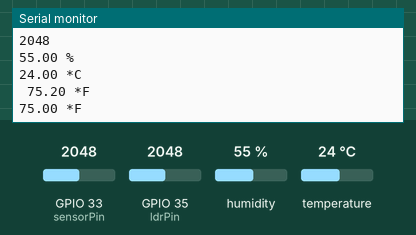
A sketch run on a simulated ESP32. Parts: the last lines printed to the serial monitor. Inputs (shaded band) come from the test bench; at power-on: humidity 55 %, GPIO 33 (sensorPin) = 2048, GPIO 35 (ldrPin) = 2048, temperature 24 °C.

Above: at 10.8 s.
10.9 s: humidity set to 22 %
At 20.7 s:
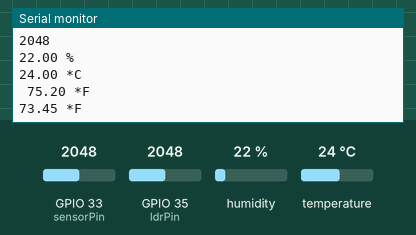
20.9 s: GPIO 33 (sensorPin) set to 2866
30.9 s: GPIO 35 (ldrPin) set to 1228
40.9 s: temperature set to 12 °C
At 50.6 s:
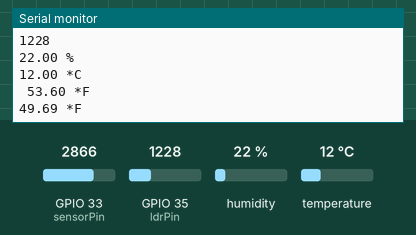
50.9 s: GPIO 33 (sensorPin) set to 3972
60.9 s: GPIO 35 (ldrPin) set to 122
Timing chart, 0 to 63.9 s (numbered marks = the images above; inputs shaded):
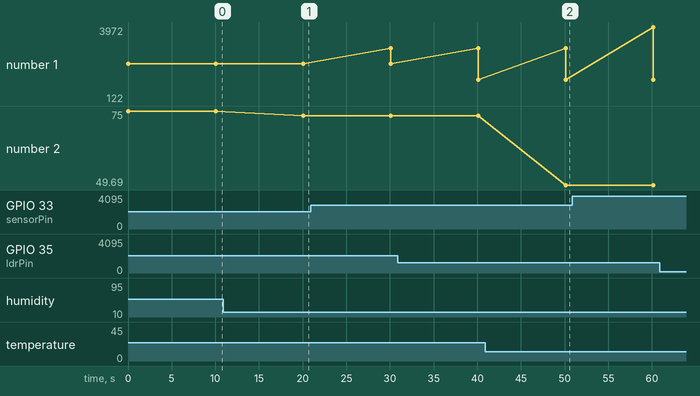

The sketch:

final_plant_ai_bot.ino
```cpp
#include <Arduino.h>
#include <DHT.h>

//ldr
const int ldrPin = 35; // analog pin

//dht11
#define DHTPIN 4
#define DHTTYPE DHT11
DHT dht(DHTPIN, DHTTYPE);

#define DEVICE_UID "1X"

//soil moisture
int sensorPin = 33;
int sensorValue;


void setup() {
  //soil
  Serial.begin(115200);

  //ldr
  pinMode(ldrPin, INPUT);

  //dht11
  dht.begin();

}

void loop() {
  //soil
  sensorValue = analogRead(sensorPin);
  //Serial.println("Analog Value : ");
  Serial.println(sensorValue);
  //delay(10000);//1000

  //ldr
  int ldrStatus = analogRead(ldrPin);
  Serial.println(ldrStatus);
  /*if (ldrStatus <= 200) {
    Serial.print("Darkness over here,turn on the LED :");
    Serial.println(ldrStatus);
  }
  else {
    Serial.println(ldrStatus);
  */


  //dht11
  //delay(10000);//2000
  float h = dht.readHumidity();
  float t = dht.readTemperature();
  float f = dht.readTemperature(true);
  if (isnan(h) || isnan(t) || isnan(f)) {
    Serial.println("Failed to read from DHT sensor!");
    return;
  }
  float hi = dht.computeHeatIndex(f, h);
  //Serial.print("Humidity: ");
  Serial.print(h);
  Serial.print(" %\n");
  //Serial.print("Temperature: ");
  Serial.print(t);
  Serial.print(" *C\n ");
  Serial.print(f);
  Serial.print(" *F\n");
  //Serial.print("Heat index: ");
  Serial.print(hi);
  Serial.println(" *F");
  delay(10000);//not mentioned
  }
```

Measured:
- after the input at 10.9 s, the serial monitor: prints a new line after 9.2 s (image 1)
- after the input at 40.9 s, the serial monitor: prints a new line after 9.2 s (image 2)
- plotted number 1: 2048 → 1228 after the input at 30.9 s, 1228 → 122 after the input at 60.9 s
- plotted number 2: 75 → 73.45 after the input at 10.9 s, 73.45 → 49.69 after the input at 40.9 s
